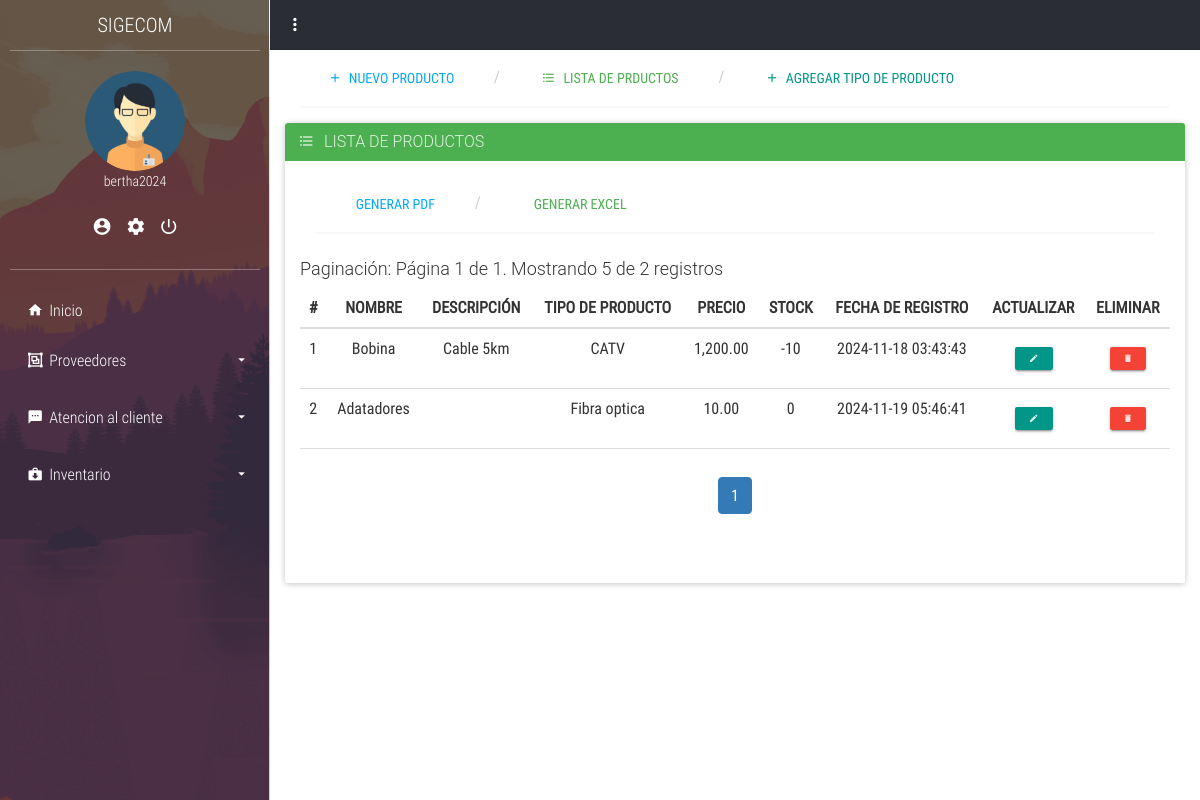
Screenshot of /inventario/productos/lista.php (signed in) with the database file from the repository.
### tables this page shows
CREATE TABLE IF NOT EXISTS `usuario` (
  `ID_usuario` int NOT NULL AUTO_INCREMENT,
  `id_personal` int DEFAULT NULL,
  `Nombre_usuario` varchar(50) NOT NULL,
  `Correo` varchar(250) DEFAULT NULL,
  `password` varchar(100) NOT NULL,
  `ID_tipousuario` int DEFAULT NULL,
  `Estado` int DEFAULT '1',
  `confirmado` int NOT NULL DEFAULT '0',
  `codigo` varchar(4) DEFAULT NULL,
  `token` int DEFAULT NULL,
  `fecha` timestamp NOT NULL,
  PRIMARY KEY (`ID_usuario`),
  KEY `ID_tipousuario` (`ID_tipousuario`),
  KEY `id_Personal` (`id_personal`)
);

CREATE TABLE IF NOT EXISTS `productos` (
  `id_producto` int NOT NULL AUTO_INCREMENT,
  `nombre` varchar(100) NOT NULL,
  `descripcion` text,
  `id_tipo_producto` int DEFAULT NULL,
  `precio` decimal(10,2) NOT NULL,
  `fecha_registro` timestamp NULL DEFAULT CURRENT_TIMESTAMP,
  `estado` int DEFAULT '1',
  PRIMARY KEY (`id_producto`),
  KEY `id_tipo_producto` (`id_tipo_producto`)
);

CREATE TABLE IF NOT EXISTS `tipo_producto` (
  `ID_tipo_producto` int NOT NULL AUTO_INCREMENT,
  `Nom_producto` varchar(100) NOT NULL,
  `Estado` int DEFAULT '1',
  PRIMARY KEY (`ID_tipo_producto`)
);

### app/config.php (called while the page is built, shortened)
<?php
$URL = "http://localhost/sigecom/";

### layout/sesion.php (called while the page is built, shortened)
<?php
if (isset($_SESSION['sesion_usuario'])) {
    $nombre_usuario_sesion = $_SESSION['sesion_usuario'];
    $sql = "SELECT u.ID_usuario, u.Nombre_usuario, u.ID_tipousuario, tu.Nombre_tipousuario as rol, p.ID_cargo, u.Correo
            FROM usuario as u
            INNER JOIN tipo_usuario as tu ON u.ID_tipousuario = tu.ID_tipousuario
            INNER JOIN personal as p ON u.id_personal = p.ID_personal
            WHERE Nombre_usuario = :nombre_usuario_sesion";
    $query = $pdo->prepare($sql);
    $query->execute(['nombre_usuario_sesion' => $nombre_usuario_sesion]);
    $usuarios = $query->fetchAll(PDO::FETCH_ASSOC);
    foreach ($usuarios as $usuario) {
        $nombres_sesion = $usuario['Nombre_usuario'];
        $rol_sesion = $usuario['rol'];
    }
} else {
    echo "no existe sesion";
    header('Location: ' . $URL . '/login');
}

### inventario/productos/lista.php (the view, shortened to what this page needs)
<?php
include ('../../app/config.php');
include ('../../layout/sesion.php');
include ('../../layout/parte1.php');
?>
	<div class="container-fluid">
        <?php include ('layout/parte1.php'); ?>
		<div class="panel panel-success">
			<div class="panel-heading">
				<h3 class="panel-title"><i class="zmdi zmdi-format-list-bulleted"></i> &nbsp; LISTA DE PRODUCTOS</h3>
			</div>
			<div class="panel-body">
			<div class="container-fluid">
		<ul class="breadcrumb breadcrumb-tabs">
			<li>
				<a href="<?php echo $URL; ?>/app/controllers/inventario/productos/generar_pdf.php" target="_blank" class="btn btn-info">
					<i class="zmdi zmdi-file-pdf"></i> &nbsp; GENERAR PDF
				</a>
			</li>
			<li>
				<a href="<?php echo $URL; ?>/app/controllers/inventario/productos/generar_exel.php" target="_blank" class="btn btn-success">
					<i class="zmdi zmdi-file-excel"></i> &nbsp; GENERAR EXCEL
				</a>
			</li>
		</ul>
	</div>
				<div class="table-responsive">
					<table class="table table-hover text-center">
						<thead>
							<tr>
								<th class="text-center"># </th>
								<th class="text-center">NOMBRE</th>
								<th class="text-center">DESCRIPCIÓN</th>
								<th class="text-center">TIPO DE PRODUCTO</th>
								<th class="text-center">PRECIO</th>
								<th class="text-center">STOCK</th>
								<th class="text-center">FECHA DE REGISTRO</th>
								<th class="text-center">ACTUALIZAR</th>
								<th class="text-center">ELIMINAR</th>
							</tr>
						</thead>
						<tbody>
							<?php
							$items_per_page = 5;
							$page = isset($_GET['page']) ? (int)$_GET['page'] : 1;
							$offset = ($page - 1) * $items_per_page;
							$total_items_query = $pdo->query("SELECT COUNT(*) FROM productos");
							$total_items = $total_items_query->fetchColumn();
							$total_pages = ceil($total_items / $items_per_page);
							echo "<h4>Paginación: Página $page de $total_pages. Mostrando $items_per_page de $total_items registros</h4>";
							$query = "SELECT p.id_producto, p.nombre, p.descripcion, tp.Nom_producto, p.precio,
							          (SELECT COALESCE(SUM(dpp.Cantidad), 0) - COALESCE(SUM(dtp.Cantidad), 0)
							           FROM detalle_producto_proveedor dpp
							           LEFT JOIN detalle_tecnico_producto dtp ON dpp.ID_producto = dtp.ID_producto
							           WHERE dpp.ID_producto = p.id_producto) AS stock,
							          p.fecha_registro, p.estado
							          FROM productos p
							          JOIN tipo_producto tp ON p.id_tipo_producto = tp.ID_tipo_producto
							          LIMIT :offset, :items_per_page";
							$stmt = $pdo->prepare($query);
							$stmt->bindParam(':offset', $offset, PDO::PARAM_INT);
							$stmt->bindParam(':items_per_page', $items_per_page, PDO::PARAM_INT);
							$stmt->execute();
							while ($row = $stmt->fetch(PDO::FETCH_ASSOC)): ?>
								<tr>
									<td><?= ($offset++) + 1; ?></td>
									<td><?php echo htmlspecialchars($row['nombre']); ?></td>
									<td><?php echo htmlspecialchars($row['descripcion']); ?></td>
									<td><?php echo htmlspecialchars($row['Nom_producto']); ?></td>
									<td><?php echo number_format($row['precio'], 2); ?></td>
									<td><?php echo htmlspecialchars($row['stock']); ?></td>
									<td><?php echo htmlspecialchars($row['fecha_registro']); ?></td>
									<td>
										<button type="button" class="btn btn-primary btn-raised btn-xs" onclick="window.location.href = 'editar.php?id_producto=<?php echo $row['id_producto']; ?>'">
											<i class="zmdi zmdi-edit"></i>
										</button>
									</td>
									<td>
										<button type="button" class="btn btn-danger btn-raised btn-xs" onclick="deleteProducto(<?php echo htmlspecialchars($row['id_producto']); ?>);">
											<i class="zmdi zmdi-delete"></i>
										</button>
									</td>
								</tr>
							<?php endwhile; ?>
						</tbody>
						<tfoot>
							<tr>
								<td colspan="9">
									<nav aria-label="Page navigation">
										<ul class="pagination justify-content-center">
											<?php for ($i = 1; $i <= $total_pages; $i++): ?>
												<li class="page-item <?php echo $i == $page ? 'active' : ''; ?>">
													<a class="page-link" href="?page=<?php echo $i; ?>"><?php echo $i; ?></a>
												</li>
											<?php endfor; ?>
										</ul>
									</nav>
								</td>
							</tr>
						</tfoot>
					</table>
				</div>
			</div>
		</div>
	</div>

### layout/parte1.php (shortened to what this page needs)
<!DOCTYPE html>
<html lang="es">
<head>
	<link rel="stylesheet" href="<?php echo $URL; ?>/plant/css/main.css">
</head>
<body>
	<section class="full-box cover dashboard-sideBar">
		<div class="full-box dashboard-sideBar-ct">
			<div class="full-box text-uppercase text-center text-titles dashboard-sideBar-title">
				SIGECOM <i class="zmdi zmdi-close btn-menu-dashboard visible-xs"></i>
			</div>
			<div class="full-box dashboard-sideBar-UserInfo">
				<figure class="full-box">
					<img src="<?php echo $URL; ?>/plant/assets/avatars/AdminMaleAvatar.png" alt="UserIcon">
					<figcaption class="text-center text-titles"><?php echo $nombres_sesion; ?></figcaption>
				</figure>
				<ul class="full-box list-unstyled text-center">
					<li>
						<a href="<?php echo $URL; ?>/my_data" title="Mis datos">
							<i class="zmdi zmdi-account-circle"></i>
						</a>
					</li>
					<li>
						<a href="<?php echo $URL; ?>/my_account" title="Mi cuenta">
							<i class="zmdi zmdi-settings"></i>
						</a>
					</li>
					<li>
    <a href="#" title="Cerrar Sesión" onclick="confirmacionCerrarSesion(event)">
        <i class="zmdi zmdi-power"></i>
    </a>
</li>
				</ul>
			</div>
			<ul class="list-unstyled full-box dashboard-sideBar-Menu">
				<li>
					<a href="<?php echo $URL; ?>/home.php">
						<i class="zmdi zmdi-home zmdi-hc-fw"></i> Inicio
					</a>
				</li>
				<?php if ($rol_sesion !== "tecnico"): ?>
				<li>
					<a href="#!" class="btn-sideBar-SubMenu">
						<i class="zmdi zmdi-group zmdi-hc-fw"></i> Proveedores <i class="zmdi zmdi-caret-down pull-right"></i>
					</a>
					<ul class="list-unstyled full-box">
					</ul>
				</li>
<?php endif; ?>
				<?php if ($rol_sesion !== "tecnico"): ?>
				<li>
					<a href="#!" class="btn-sideBar-SubMenu">
						<i class="zmdi zmdi-comment-more zmdi-hc-fw"></i> Atencion al cliente<i class="zmdi zmdi-caret-down pull-right"></i>
					</a>
					<ul class="list-unstyled full-box">
					</ul>
				</li>
				<?php endif; ?>
				<?php if ($rol_sesion !== "tecnico"): ?>
				<li>
					<a href="#!" class="btn-sideBar-SubMenu">
						<i class="zmdi zmdi-case-download zmdi-hc-fw"></i> Inventario <i class="zmdi zmdi-caret-down pull-right"></i>
					</a>
					<ul class="list-unstyled full-box">
					</ul>
				</li>
				<?php endif; ?>
			</ul>
		</div>
	</section>
	<section class="full-box dashboard-contentPage">
		<nav class="full-box dashboard-Navbar">
			<ul class="full-box list-unstyled text-right">
				<li class="pull-left">
					<a href="#!" class="btn-menu-dashboard"><i class="zmdi zmdi-more-vert"></i></a>
				</li>
			</ul>
		</nav>
</body>
</html>

### plant/css/main.css (style rules this page uses)
body, html { background-color: #fff; width: 100%; height: 100%; margin: 0; padding: 0; position: relative; font-size: 16px; font-family: 'RobotoCondensed'; overflow: hidden; }
.full-box { margin: 0; padding: 0; width: 100%; box-sizing: border-box; }
.cover { background: 50% 50% no-repeat; background-size: cover; }
.text-titles { font-family: 'RobotoCondensedLight' }
.breadcrumb-tabs { margin-bottom: 15px; background-color: transparent; border-bottom: 2px solid #F7F7F7; padding: 0; }
.dashboard-sideBar, .dashboard-contentPage { position: absolute; top: 0; height: 100%; transition: all .3s ease-in-out; }
.dashboard-sideBar, .dashboard-sideBar-ct { width: 270px; }
.dashboard-sideBar { left: 0; z-index: 2; background-image: url('../assets/img/sideBar.png'); border-right: 1px solid rgba(255, 255, 255, .7); overflow: hidden; }
.dashboard-sideBar-ct { position: relative; height: 100%; background-color: rgba(42, 45, 52, 0.7); padding: 0 10px; padding-bottom: 30px; }
.dashboard-sideBar-title, .dashboard-sideBar-title > i { height: 50px; line-height: 50px; color: #fff; font-size: 20px; }
.dashboard-sideBar-title { position: relative; }
.dashboard-sideBar-UserInfo { border-top: 1px solid rgba(255, 255, 255, .3); border-bottom: 1px solid rgba(255, 255, 255, .3); color: #fff; font-size: 14px; padding: 20px 0; }
.dashboard-sideBar-UserInfo figure img { width: 100px; height: 100px; border-radius: 100%; display: block; margin: 0 auto; }
.dashboard-sideBar-UserInfo ul { margin-top: 15px; }
.dashboard-sideBar-UserInfo ul > li, .dashboard-sideBar-UserInfo ul > li > a { display: inline-block; color: #fff; }
.dashboard-sideBar-UserInfo ul > li > a { outline: none; font-size: 20px; padding: 7px; transition: all .3s ease-in-out; }
.dashboard-sideBar-Menu { padding-top: 15px; }
.dashboard-sideBar-Menu > li, .dashboard-sideBar-Menu > li > a, .dashboard-sideBar-Menu > li > ul > li, .dashboard-sideBar-Menu > li > ul > li > a { line-height: 50px; font-family: "RobotoCondensedLight"; display: block; color: #fff; text-decoration: none; border-radius: 4px; transition: all .3s ease-in-out; position: relative; }
.dashboard-sideBar-Menu > li > a > i.zmdi-caret-down { line-height: 50px; transition: all .3s ease-in-out; }
.dashboard-sideBar-Menu > li > a { padding: 0 15px; box-sizing: border-box; height: 50px; outline: none; }
.dashboard-sideBar-Menu > li > ul { position: relative; padding-top: 7px; height: 0; overflow: hidden; }
.dashboard-contentPage { right: 0; z-index: 1; padding-left: 270px; }
.dashboard-Navbar, .dashboard-Navbar > ul, .dashboard-Navbar > ul >li, .dashboard-Navbar > ul > li > a { height: 50px; line-height: 50px; }
.dashboard-Navbar > ul > li > a { outline: none; }
.dashboard-Navbar { background-color: #2A2D34; overflow: hidden; }
.dashboard-Navbar > ul >li, .dashboard-Navbar > ul > li > a { display: inline-block; width: 50px; text-align: center; color: #fff; margin: 0; padding: 0; font-size: 20px; transition: all .3s ease-in-out; position: relative; }

### rows the page displays
usuario: Nombre_usuario "bertha2024"
productos: offset "1", nombre "Bobina", descripcion "Cable 5km", id_tipo_producto.Nom_producto "CATV", precio "1,200.00", stock "-10", fecha_registro "2024-11-18 03:43:43"
productos: offset "2", nombre "Adatadores", id_tipo_producto.Nom_producto "Fibra optica", precio "10.00", stock "0", fecha_registro "2024-11-19 05:46:41"

### other values shown
$page "1"
$total_pages "1"
$items_per_page "5"
$total_items "2"
